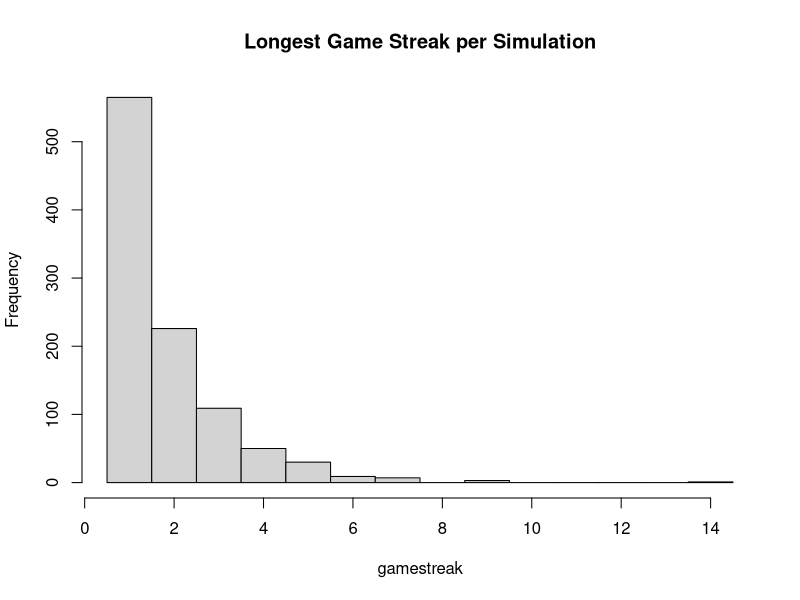
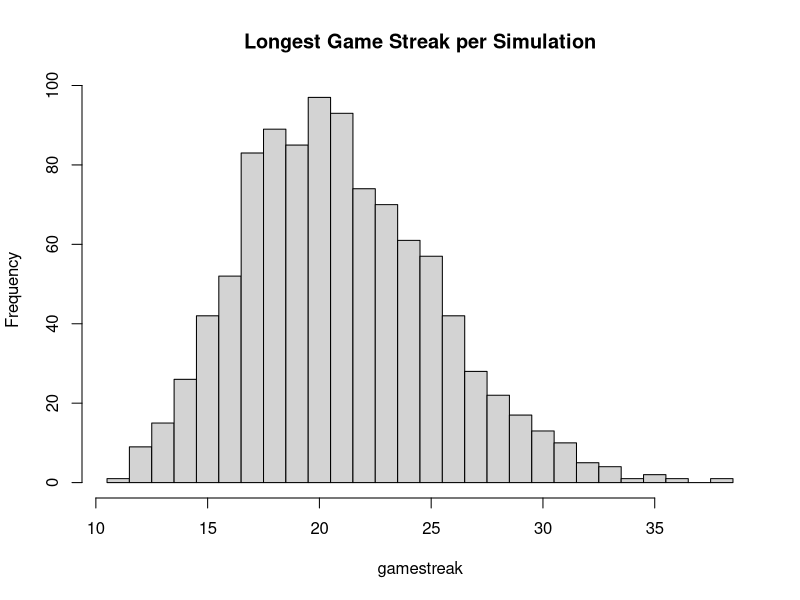

Write R code to recreate these figures, in order.
# Jan Domingo
# May 16, 2019
#Final: Lab Take-home

#1
#(a) What was the longest game streak until a loss?
p = 20/38 
n = 1000 #Amount of simulations
gamestreak = vector()
longestStreak = 0

for (i in 1:n) {
  streak = 0
  lose = 0
  while (lose == 0)
  {
    u = runif(1)  #runif(1) generates a random number between 0 and 1
    if (u < p)  #If the random number is less than the probability of winning
      lose = 1  #Stops the simulation if lose = 1
    streak = streak + 1
    if (streak > longestStreak)
      longestStreak = streak
  }
  streak  #Returns the amount of plays until lose
  longestStreak #Returns the longest streak in the simulation
  
  gamestreak = c(gamestreak, streak)
}

#(b) Plot the histogram of game streak lengths
hist(gamestreak, br=seq(min(gamestreak)-.5, max(gamestreak)+.5), main = "Longest Game Streak per Simulation")

#(c) Average of the game streaks
mean(gamestreak)

#(d) Variance of the game streaks
var(gamestreak)

#-------------------------------------------------------------------------------------------------------------

#2 
#(a) What was the longest game streak until 10 black or green spins?
p = 20/38
n = 1000
gamestreak = vector()
longestStreak = 0

for (i in 1:n) {
  streak = 0
  lose = 0
  while (lose <= 10) #This line is different from #1a. Only stops simulation when lose reaches 10
  {
    u = runif(1)  #Generates a random number between 0 and 1
    if (u < p)    #If the random number is less than the proabability of winning
      lose = lose + 1 #Then increase the lose count
    streak = streak + 1
    if (streak > longestStreak)
      longestStreak = streak
  }
  streak #Returns the longest streak until 10 black or green spins
  longestStreak #Returns the longest streak in the simulation
  gamestreak = c(gamestreak, streak)
}

#(b) Plot a histogram of the game streak lengths
hist(gamestreak, br=seq(min(gamestreak)-.5, max(gamestreak)+.5), main = "Longest Game Streak per Simulation")

#(c) Average of the game streaks
mean(gamestreak)

#(d) Variance of the game streaks
var(gamestreak)

#-------------------------------------------------------------------------------------------------------------
